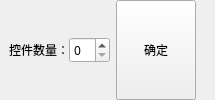
                   <widget class="QWidget" name="widget_12" native="true">
                    <property name="sizePolicy">
                     <sizepolicy hsizetype="Preferred" vsizetype="Minimum">
                      <horstretch>0</horstretch>
                      <verstretch>0</verstretch>
                     </sizepolicy>
                    </property>
                    <property name="maximumSize">
                     <size>
                      <width>16777215</width>
                      <height>1000</height>
                     </size>
                    </property>
                    <layout class="QHBoxLayout" name="horizontalLayout_51">
                     <property name="spacing">
                      <number>0</number>
                     </property>
                     <property name="leftMargin">
                      <number>9</number>
                     </property>
                     <property name="topMargin">
                      <number>0</number>
                     </property>
                     <property name="rightMargin">
                      <number>0</number>
                     </property>
                     <property name="bottomMargin">
                      <number>0</number>
                     </property>
                     <item>
                      <widget class="QLabel" name="label">
                       <property name="minimumSize">
                        <size>
                         <width>0</width>
                         <height>0</height>
                        </size>
                       </property>
                       <property name="font">
                        <font>
                         <family>微软雅黑</family>
                        </font>
                       </property>
                       <property name="text">
                        <string>控件数量：</string>
                       </property>
                      </widget>
                     </item>
                     <item>
                      <widget class="QWidget" name="widget_76" native="true">
                       <layout class="QHBoxLayout" name="horizontalLayout_9">
                        <property name="leftMargin">
                         <number>0</number>
                        </property>
                        <property name="topMargin">
                         <number>0</number>
                        </property>
                        <property name="rightMargin">
                         <number>0</number>
                        </property>
                        <property name="bottomMargin">
                         <number>0</number>
                        </property>
                        <item>
                         <widget class="QSpinBox" name="spinBox_devNum">
                          <property name="minimumSize">
                           <size>
                            <width>0</width>
                            <height>0</height>
                           </size>
                          </property>
                          <property name="maximumSize">
                           <size>
                            <width>100000</width>
                            <height>16777215</height>
                           </size>
                          </property>
                          <property name="font">
                           <font>
                            <family>微软雅黑</family>
                           </font>
                          </property>
                         </widget>
                        </item>
                        <item>
                         <widget class="QPushButton" name="btn_devconfirmNum">
                          <property name="minimumSize">
                           <size>
                            <width>0</width>
                            <height>0</height>
                           </size>
                          </property>
                          <property name="maximumSize">
                           <size>
                            <width>1000</width>
                            <height>1000</height>
                           </size>
                          </property>
                          <property name="font">
                           <font>
                            <family>微软雅黑</family>
                           </font>
                          </property>
                          <property name="focusPolicy">
                           <enum>Qt::TabFocus</enum>
                          </property>
                          <property name="text">
                           <string>确定</string>
                          </property>
                         </widget>
                        </item>
                       </layout>
                      </widget>
                     </item>
                     <item>
                      <spacer name="horizontalSpacer_16">
                       <property name="orientation">
                        <enum>Qt::Horizontal</enum>
                       </property>
                       <property name="sizeHint" stdset="0">
                        <size>
                         <width>19</width>
                         <height>20</height>
                        </size>
                       </property>
                      </spacer>
                     </item>
                    </layout>
                   </widget>
